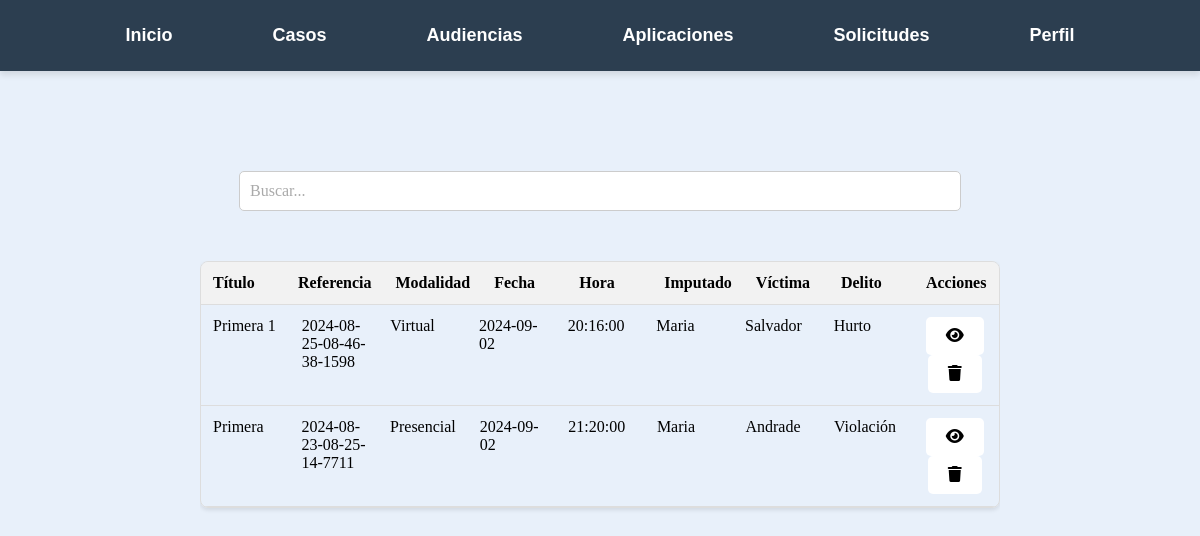
/Audiencias/Buscar_Audiencias.php (signed in), run on the app's committed database.
### tables this page shows
CREATE TABLE `audiencias` (
  `id` int(11) NOT NULL,
  `titulo` varchar(255) NOT NULL,
  `caso` varchar(50) NOT NULL,
  `modalidad` varchar(50) NOT NULL,
  `fecha` date NOT NULL,
  `hora` time NOT NULL,
  `imputado` varchar(255) NOT NULL,
  `victima` varchar(255) NOT NULL,
  `delito` varchar(50) NOT NULL,
  `descripcion` text DEFAULT NULL,
  `juzgado` varchar(50) NOT NULL,
  `abogado` varchar(50) NOT NULL,
  `fiscal` varchar(50) NOT NULL,
  `sala` varchar(50) NOT NULL,
  `juez_suplente` varchar(50) NOT NULL
);

### Audiencias/Buscar_Audiencias.php (the view, shortened to what this page needs)
<?php
$servername = "localhost";
$username = "root";
$password = "";
$dbname = "legalcc";
$conn = new mysqli($servername, $username, $password, $dbname);
$user_id = $_SESSION['user_id'];
$sql = "SELECT tipo FROM usuarios WHERE id = ?";
$stmt = $conn->prepare($sql);
$stmt->bind_param("i", $user_id);
$stmt->execute();
$stmt->bind_result($tipo_usuario);
?>
<!DOCTYPE html>
<html>
<head>
    <link rel="stylesheet" href="https://cdnjs.cloudflare.com/ajax/libs/font-awesome/6.0.0-beta3/css/all.min.css">
</head>
<body>
<nav>
        <ul>
            <li><a href="/Pagina_principal.php">Inicio</a></li>
            <li>
                <a href="/Casos/Buscar_Casos.php">Casos</a>
            </li>
            <li><a href="/Audiencias/Buscar_Audiencias.php">Audiencias</a></li>
            <li><a href="apps.php">Aplicaciones</a></li>
            <?php if ($tipo_usuario === 'juez'): ?>
            <li><a href="/Audiencias/ver_solicitudes.php">Solicitudes</a></li>
            <?php endif; ?>
            <li>
                <a href="/formularios/Perfil.php">Perfil</a>
            </li>
        </ul>
    </nav>
<div class="table-container2">
<input type="text" id="searchInput" placeholder="Buscar...">
</div>
<div class="table-container">
  <div class="custom-table">
        <div class="table-header">
            <div class="table-cell">Título</div>
            <div class="table-cell">Referencia</div>
            <div class="table-cell">Modalidad</div>
            <div class="table-cell">Fecha</div>
            <div class="table-cell">Hora</div>
            <div class="table-cell">Imputado</div>
            <div class="table-cell">Víctima</div>
            <div class="table-cell">Delito</div>
            <div class="table-cell">Acciones</div>
        </div>
        <?php
    $servername = "localhost";
    $username = "root";
    $password = "";
    $database = "legalcc";
    $conn = new mysqli($servername, $username, $password, $database);
$sql = "SELECT * FROM audiencias ORDER BY fecha DESC";
    $result = $conn->query($sql);
    if ($result->num_rows > 0) {
        echo "<div class='table'>";
        while($row = $result->fetch_assoc()) {
            echo "<div class='table-row'>";
            echo "<div class='table-cell'>" . $row["titulo"] . "</div>";
            echo "<div class='table-cell'>" . $row["caso"] . "</div>";
            echo "<div class='table-cell'>" . $row["modalidad"] . "</div>";
            echo "<div class='table-cell'>" . $row["fecha"] . "</div>";
            echo "<div class='table-cell'>" . $row["hora"] . "</div>";
            echo "<div class='table-cell'>" . $row["imputado"] . "</div>";
            echo "<div class='table-cell'>" . $row["victima"] . "</div>";
            echo "<div class='table-cell'>" . $row["delito"] . "</div>";
            echo "<div class='table-cell'>";
            echo "<center><a class='edit-button' href='ver_audiencia.php?id=" . $row["id"] . "'><i class='fa fa-eye'></i></a></center>";
            if ($tipo_usuario === 'juez') {
                echo "<center><a class='edit-button' href='#' onclick='eliminar(" . $row["id"] . ")'><i class='fa fa-trash'></i></a></center>";
            }
            echo "</div>";
            echo "</div>";
        }
        echo "</div>";
    } else {
        echo "<center>No hay audiencias registradas.</center>";
    }
    ?>
    </div>
</div>
</body>
</html>

### Audiencias/Buscar_Audiencias.php (style rules this page uses)
body { font-family: 'Bahnschrift', sans-serif; background-color: #e8f0fa; margin: 0; padding: 0; display: flex; flex-direction: column; height: 100vh; }
nav { background-color: #2c3e50; padding: 15px 0; box-shadow: 0 4px 6px rgba(0, 0, 0, 0.1); }
ul { list-style-type: none; margin: 0; padding: 0; display: flex; justify-content: center; gap: 40px; }
ul li { position: relative; }
ul li a { text-decoration: none; color: white; font-size: 18px; font-weight: bold; padding: 10px 30px; display: block; transition: background-color 0.3s ease, transform 0.2s ease; border-radius: 8px; }
.table-container { margin: 0 auto; max-width: 800px; height: 400px; overflow-y: auto; font-family: Bahnschrift; }
.table-container2 { margin: 0 auto; max-width: 800px; font-family: Bahnschrift; }
.custom-table { display: flex; flex-direction: column; border: 1px solid #ddd; border-radius: 8px; overflow: hidden; box-shadow: 0 2px 4px rgba(0, 0, 0, 0.1); font-family: Bahnschrift; }
.table-header, .table-row { display: flex; font-family: Bahnschrift; }
.table-cell { flex: 1; padding: 12px; border-bottom: 1px solid #ddd; font-family: Bahnschrift; }
.table-header { font-weight: bold; background-color: #f2f2f2; font-family: Bahnschrift; }
#searchInput { padding: 10px; width: 700px; border: 1px solid #ccc; border-radius: 5px; font-size: 16px; transition: border-color 0.3s ease; margin-top: 100px; margin-block-end: 50px; font-family: Bahnschrift; }
::placeholder { color: #aaa; font-family: Bahnschrift; }
.edit-button { display: inline-block; background-color: white; color: black; padding: 10px 20px; text-decoration: none; border: none; border-radius: 5px; cursor: pointer; font-family: Bahnschrift; }

### data on the page
audiencias: titulo "Primera 1", caso "2024-08-25-08-46-38-1598", modalidad "Virtual", fecha "2024-09-02", hora "20:16:00", imputado "Maria", victima "Salvador", delito "Hurto"
audiencias: titulo "Primera", caso "2024-08-23-08-25-14-7711", modalidad "Presencial", fecha "2024-09-02", hora "21:20:00", imputado "Maria", victima "Andrade", delito "Violación"
